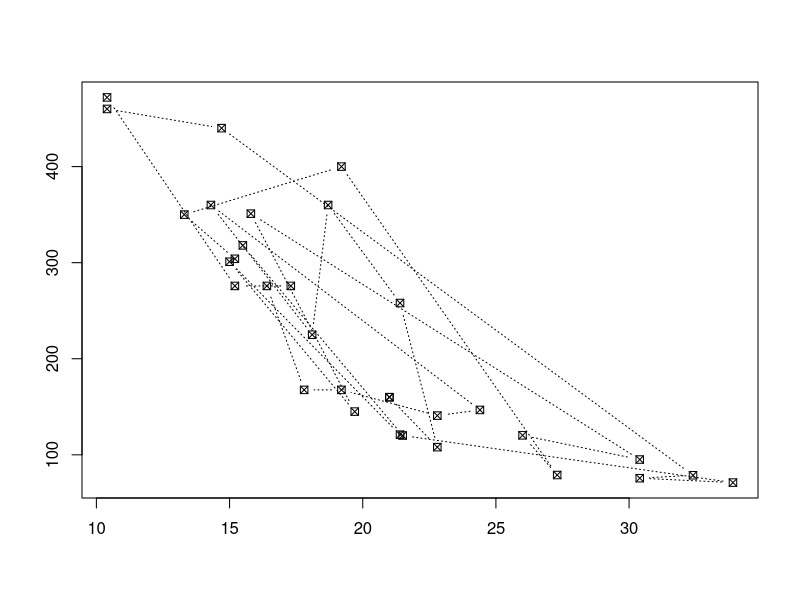
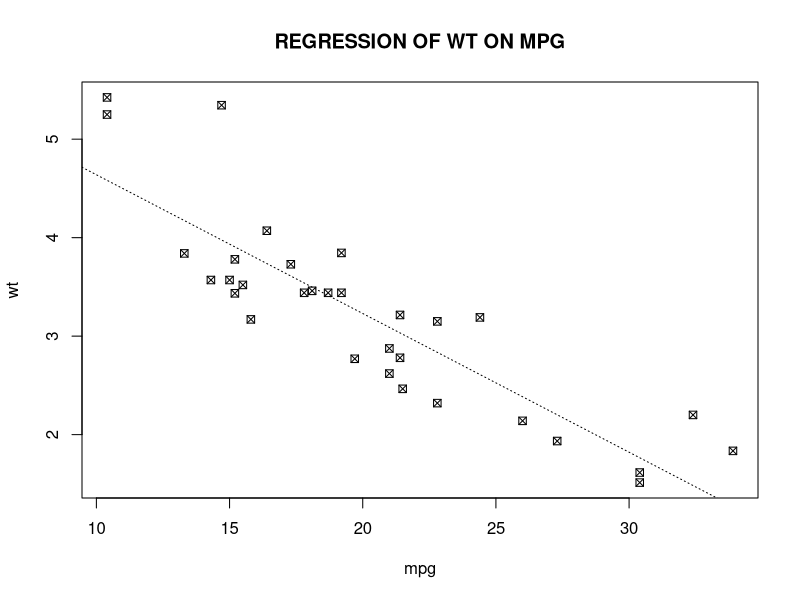

The R script that drew these images, in order:
x=mtcars
x
str(mtcars)
attach(mtcars)
summary(mpg)
par(lty=3,pch=7)
plot(mpg,disp,main="anil",sub="udit",ann=F,type="b")
plot(mpg,wt)
abline(lm(wt~mpg))
title("REGRESSION OF WT ON MPG")
